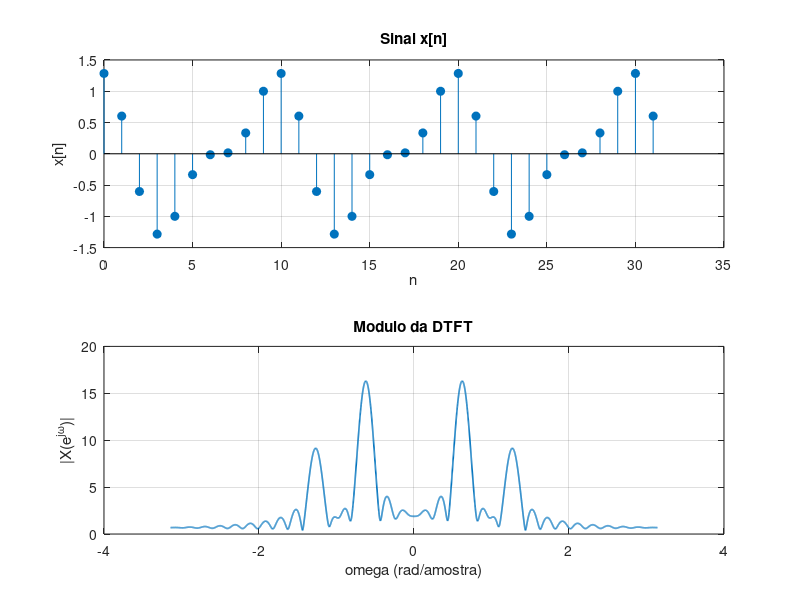
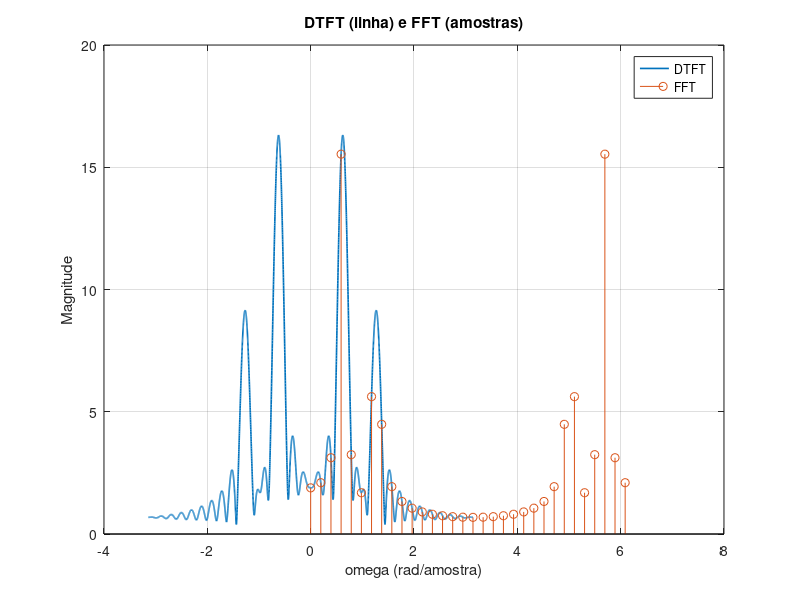
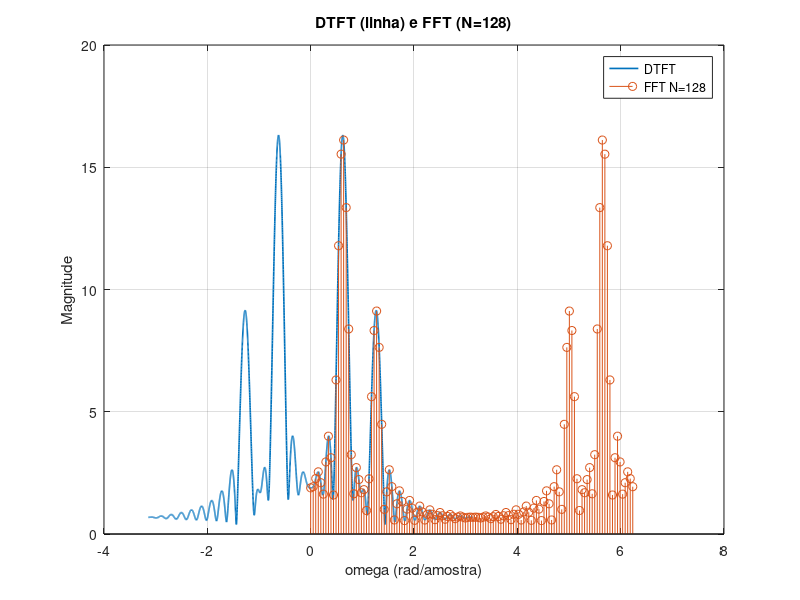

Write MATLAB code to recreate these figures, in order. (Note: this script raises an error after producing the figures.)
%% Laboratorio 4 - Comparacao DTFT e FFT
% Disciplina: Processamento Digital de Sinais - PD46CP
% Professor:  Lucas Bernardo Zilch
% Aluno:      Pedro Mariano

clear; close all; clc;

%% Atividade 1 - Sinal x[n] e sua DTFT
% x[n] = (cos(0.2*pi*n) + 0.5*sin(0.4*pi*n)) * (u[n] - u[n-32])  (indexacao i = 1..NA, conforme o roteiro)
NA = 32;
n = 0:NA-1;
x = zeros(1, NA);
for i = 1:NA
    if i < 33
        x(i) = cos(0.2*pi*i) + 0.5*sin(0.4*pi*i);
    else
        x(i) = 0;
    end
end

omega = -pi:0.001:pi;
X = zeros(size(omega));
for i = 1:length(omega)
    X(i) = sum(x .* exp(-1j*omega(i)*n));
end

figure('Name','Atividade 1');
subplot(2,1,1);
stem(n, x, 'filled'); grid on;
xlabel('n'); ylabel('x[n]'); title('Sinal x[n]');

subplot(2,1,2);
plot(omega, abs(X), 'LineWidth', 1.2); grid on;
xlabel('omega (rad/amostra)'); ylabel('|X(e^{j\omega})|'); title('Modulo da DTFT');

%% Atividade 2 - Comparacao DTFT x FFT (N = 32)
X_fft = fft(x);
omega_fft = 2*pi*(0:length(x)-1)/length(x);

figure('Name','Atividade 2');
plot(omega, abs(X), 'LineWidth', 1.2); hold on;
stem(omega_fft, abs(X_fft), 'o'); grid on;
xlabel('omega (rad/amostra)'); ylabel('Magnitude');
title('DTFT (linha) e FFT (amostras)');
legend('DTFT', 'FFT', 'Location', 'best');

%% Atividade 2c - Mesmo sinal com N = 128 (zero-padding)
NA2 = 128;
n2 = 0:NA2-1;
x2 = zeros(1, NA2);
for i = 1:NA2
    if i < 33
        x2(i) = cos(0.2*pi*i) + 0.5*sin(0.4*pi*i);
    else
        x2(i) = 0;
    end
end

omega2 = -pi:0.001:pi;
X2 = zeros(size(omega2));
for i = 1:length(omega2)
    X2(i) = sum(x2 .* exp(-1j*omega2(i)*n2));
end
X2_fft = fft(x2);
omega2_fft = 2*pi*(0:length(x2)-1)/length(x2);

figure('Name','Atividade 2c');
plot(omega2, abs(X2), 'LineWidth', 1.2); hold on;
stem(omega2_fft, abs(X2_fft), 'o'); grid on;
xlabel('omega (rad/amostra)'); ylabel('Magnitude');
title('DTFT (linha) e FFT (N=128)');
legend('DTFT', 'FFT N=128', 'Location', 'best');

fprintf('\n=== Atividade 2c ===\n');
fprintf('A DTFT nao muda (mesmo sinal). A FFT com N=128 amostra a MESMA DTFT mais\n');
fprintf('densamente: ganho de resolucao de visualizacao, sem informacao nova.\n');

%% Atividade 3 - Remocao de ruido de 1 kHz via FFT/IFFT
% usa o primeiro .mp3 da pasta (ou 'audio.mp3'); funciona com qualquer mp3
audioFile = 'audio.mp3';
if ~isfile(audioFile)
    listaMp3 = dir('*.mp3');
    if isempty(listaMp3)
        error('Nenhum arquivo .mp3 encontrado na pasta atual.');
    end
    audioFile = listaMp3(1).name;
end

[xAudio, FA] = audioread(audioFile);
if size(xAudio, 2) > 1
    xAudio = mean(xAudio, 2);   % estereo -> mono
end
xAudio = xAudio(:);

duracaoSeg = 10;
maxSamples = min(length(xAudio), round(duracaoSeg * FA));
xAudio = xAudio(1:maxSamples);
fprintf('\n=== Atividade 3 ===\n');
fprintf('Arquivo: "%s" | Fs = %d Hz | %d amostras (mono).\n', audioFile, FA, length(xAudio));

f0 = 1000;
t = (0:length(xAudio)-1).' / FA;
ruido = 0.3 * sin(2*pi*f0*t);
xRuido = xAudio + ruido;

N = length(xRuido);
Xruido = fft(xRuido);
f = (0:N-1).' * FA / N;

figure('Name','Atividade 3 - FFT com ruido');
plot(f, abs(Xruido), 'LineWidth', 1.0); grid on;
xlabel('Frequencia (Hz)'); ylabel('Magnitude');
title('FFT do sinal com ruido (pico em 1 kHz)');
xlim([0 min(5000, FA/2)]);

% zera a raia de 1 kHz e sua espelhada
k = round(f0 / FA * N);
Xruido(k+1) = 0;
Xruido(N-k+1) = 0;
xLimpo = real(ifft(Xruido));

% reproducao para comparacao auditiva
fprintf('Reproduzindo: original / com ruido / limpo...\n');
sound(xAudio, FA);  pause(length(xAudio)/FA + 0.5);
sound(xRuido, FA);  pause(length(xRuido)/FA + 0.5);
sound(xLimpo, FA);  pause(length(xLimpo)/FA + 0.5);

fprintf('Zerando a raia de %d Hz e aplicando a IFFT, o tom e praticamente eliminado e\n', f0);
fprintf('o audio volta a soar proximo do original (remocao perfeita se f0*N/Fs for inteiro).\n');
